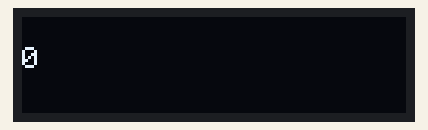
Simulated run of this program. Board: ESP32-S3. Parts: 128×32 one-colour display.

Above: at 0.15 s.
At 4.94 s:
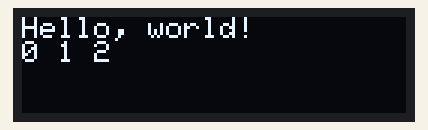
At 9.95 s:
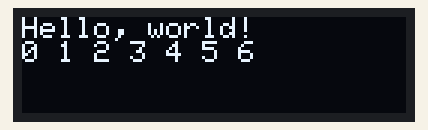
At 20.0 s:
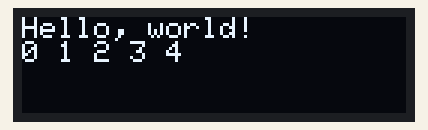
At 29.81 s:
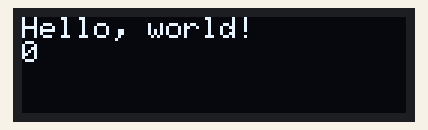
At 39.85 s:
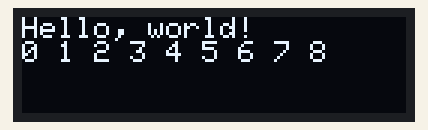

The program:

main.cpp
```cpp
#include <Arduino.h>
#include <Wire.h>
#include <Adafruit_GFX.h>
#include <Adafruit_SSD1306.h>

#define SCREEN_WIDTH 128
#define SCREEN_HEIGHT 32
#define OLED_RESET -1
#define SCREEN_ADDRESS 0x3C

Adafruit_SSD1306 display(SCREEN_WIDTH, SCREEN_HEIGHT, &Wire, OLED_RESET);

void setup(){
    Wire.begin(11,10);
    display.begin(SSD1306_SWITCHCAPVCC, SCREEN_ADDRESS);
    display.clearDisplay();
    display.setTextSize(1);
    display.setTextColor(WHITE);
    display.setCursor(0, 10);
    // Display static text

}

void loop(){
    for (int i = 0; i < 10; i++){
        display.printf("%d ",i);
        display.display();
        delay(100);
    }
    display.clearDisplay();
    display.setCursor(0,0);
    display.println("Hello, world!");
    display.display();
}
```
